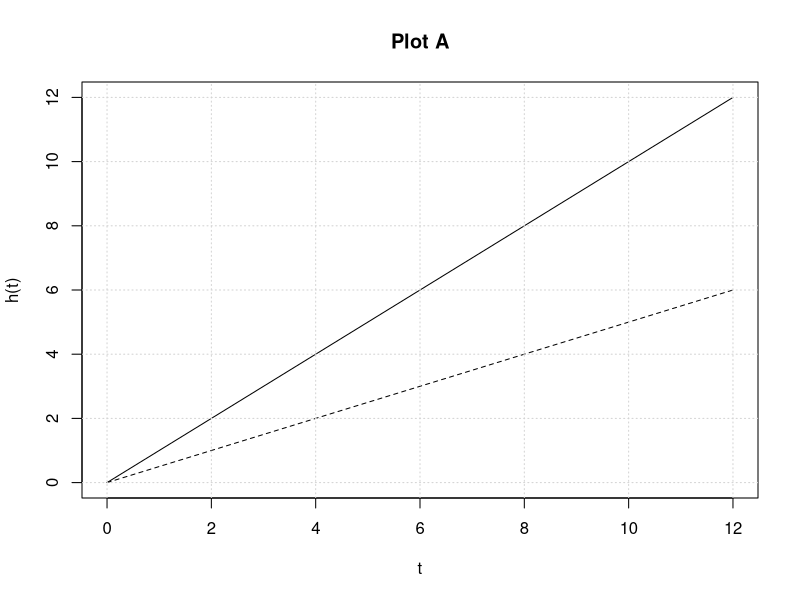
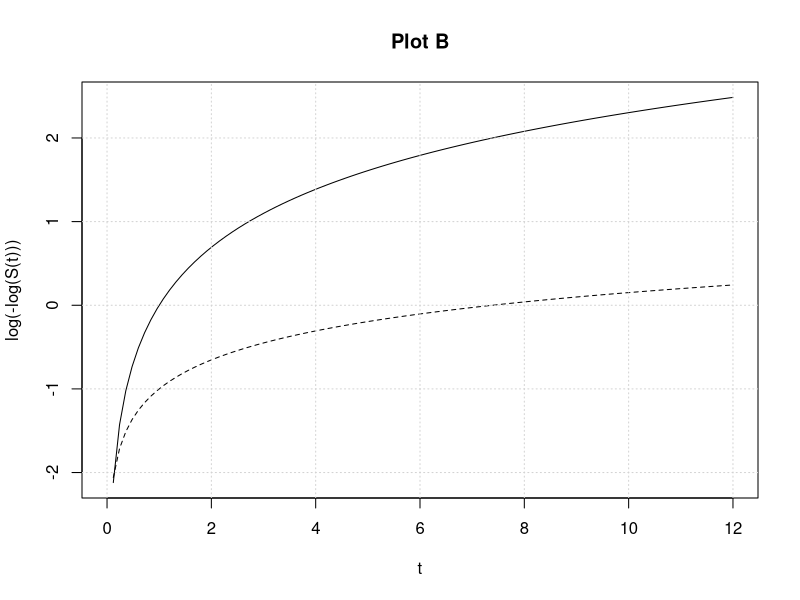
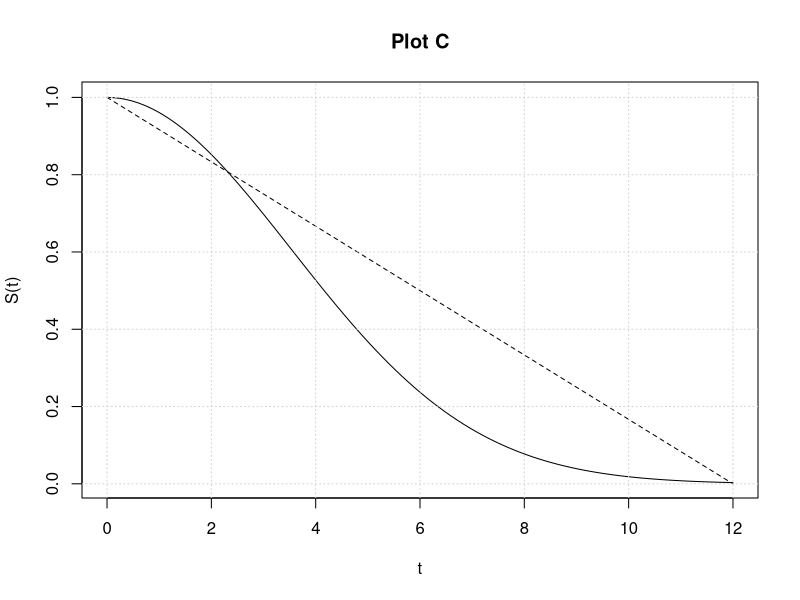
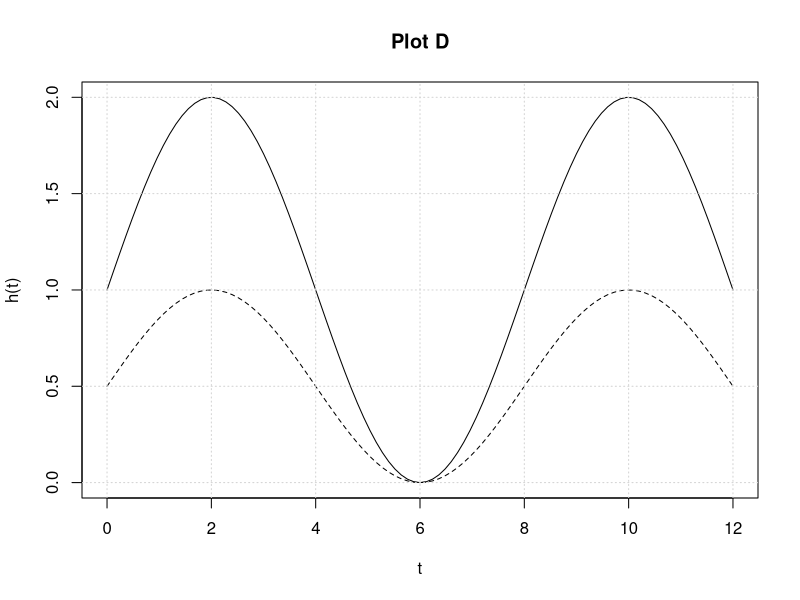
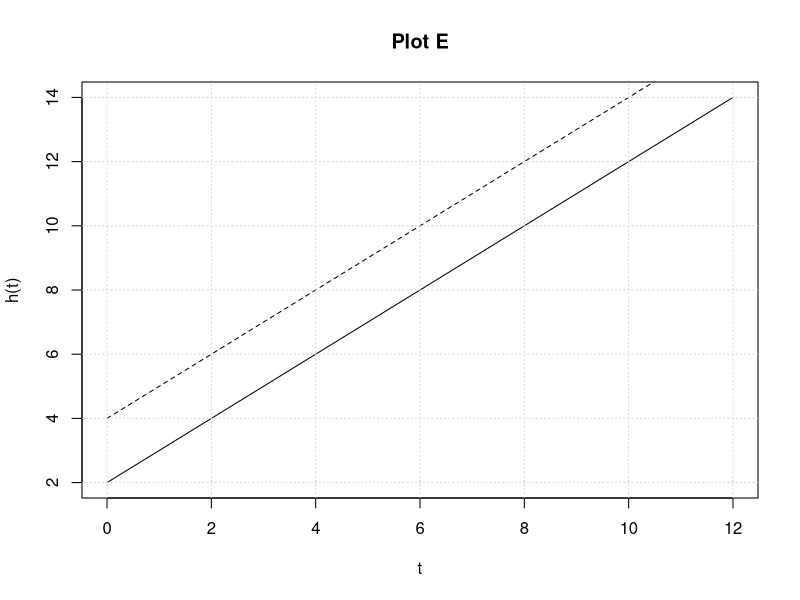
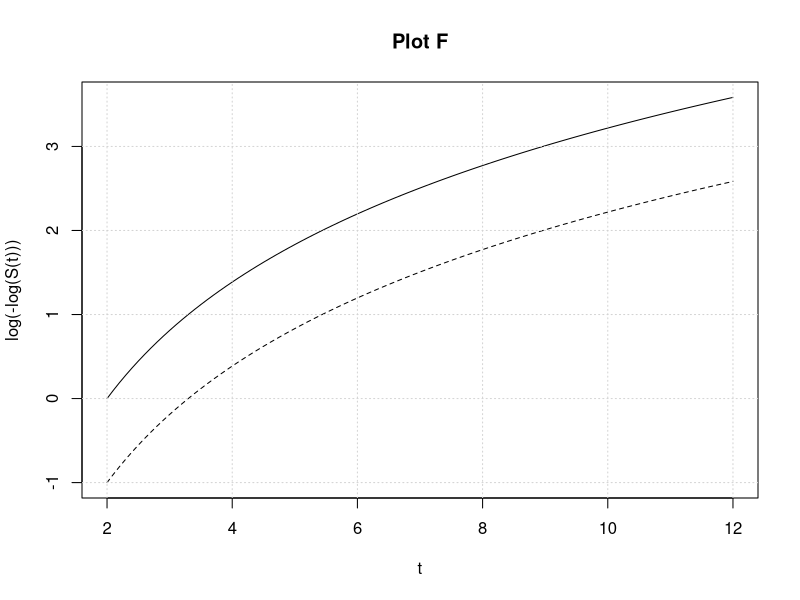

Reproduce these figures in R, in order.
## ---- chunk 1
#| warning: false
# Set seed
set.seed(13)

# Plot A
h_1 <- function(x){
  x
}
h_2 <- function(x){
  x / 2
}
curve(expr = h_1,
      from = 0,
      to = 12,
      xlab = "t",
      ylab = "h(t)",
      main = "Plot A")
curve(expr = h_2,
      add = TRUE,
      lty = 2)
grid()

# Plot B
cll_1 <- function(x){
  log(x)
}
cll_2 <- function(x){
  log(x) / 2 - 1
}
curve(expr = cll_1,
      from = 0,
      to = 12,
      xlab = "t",
      ylab = "log(-log(S(t)))",
      main = "Plot B")
curve(expr = cll_2,
      add = TRUE,
      lty = 2)
grid()

# Plot C
S_1 <- function(x){
  exp(-(x / 5)^2)
}
S_2 <- function(x){
  1 - x / 12
}
curve(expr = S_1,
      from = 0,
      to = 12,
      xlab = "t",
      ylab = "S(t)",
      main = "Plot C")
curve(expr = S_2,
      add = TRUE,
      lty = 2)
grid()

# Plot D
h_3 <- function(x){
  sin(x / 8 * 2 * pi) + 1
}
h_4 <- function(x){
  h_3(x) / 2
}
curve(expr = h_3,
      from = 0,
      to = 12,
      xlab = "t",
      ylab = "h(t)",
      main = "Plot D")
curve(expr = h_4,
      add = TRUE,
      lty = 2)
grid()

# Plot E
h_5 <- function(x){
  x + 2
}
h_6 <- function(x){
  x + 4
}
curve(expr = h_5,
      from = 0,
      to = 12,
      xlab = "t",
      ylab = "h(t)",
      main = "Plot E")
curve(expr = h_6,
      add = TRUE,
      lty = 2)
grid()

# Plot F
cll_3 <- function(x){
  2 * log(x) - 2 * log(2)
}
cll_4 <- function(x){
  2 * log(x) - 2 * log(2) - 1
}
curve(expr = cll_3,
      from = 2,
      to = 12,
      xlab = "t",
      ylab = "log(-log(S(t)))",
      main = "Plot F",
      ylim = c(cll_4(2),
               cll_3(12)))
curve(expr = cll_4,
      add = TRUE,
      lty = 2)
grid()
